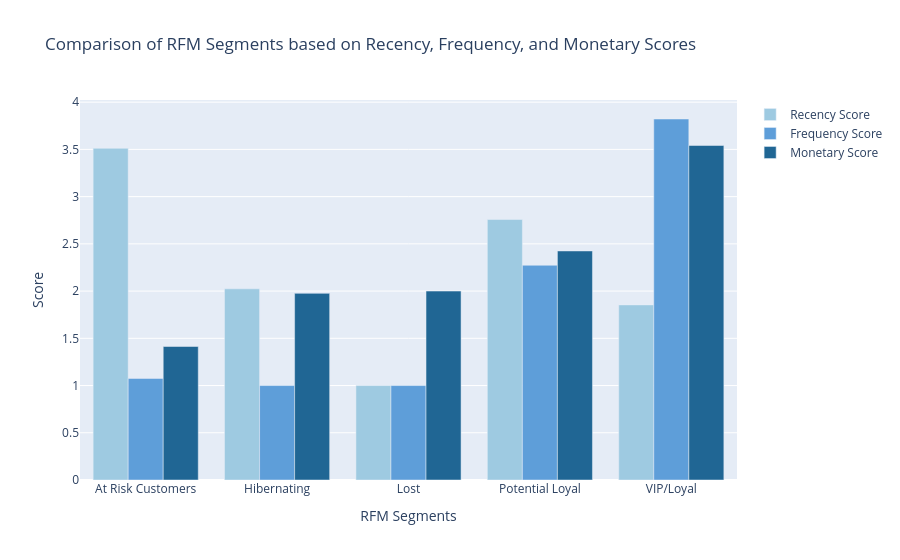

The notebook cell saved with this chart:
### Code cell
# Group by RFM segments and calculate mean scores
segment_scores = rfm_data.groupby('RFM_Customer_Segment')[['R', 'F', 'M']].mean().reset_index()

# Create figure
fig = go.Figure()

# Add bars for Recency score
fig.add_trace(go.Bar(
    x=segment_scores['RFM_Customer_Segment'],
    y=segment_scores['R'],
    name='Recency Score',
    marker_color='rgb(158,202,225)'
))

# Add bars for Frequency score
fig.add_trace(go.Bar(
    x=segment_scores['RFM_Customer_Segment'],
    y=segment_scores['F'],
    name='Frequency Score',
    marker_color='rgb(94,158,217)'
))

# Add bars for Monetary score
fig.add_trace(go.Bar(
    x=segment_scores['RFM_Customer_Segment'],
    y=segment_scores['M'],
    name='Monetary Score',
    marker_color='rgb(32,102,148)'
))

# Update layout
fig.update_layout(
    title='Comparison of RFM Segments based on Recency, Frequency, and Monetary Scores',
    xaxis_title='RFM Segments',
    yaxis_title='Score',
    barmode='group',
    showlegend=True
)


fig.write_image('../outputs/figures/rfm_segment_score_comparison.png')
# Display the figure
fig.show()

### Figure 1 — Plotly figure (JSON) as saved in the notebook; plotly's stock layout.template omitted (floating-point values rounded to 4 significant figures)
{"data": [{"marker": {"color": "rgb(158,202,225)"}, "name": "Recency Score", "type": "bar", "x": ["At Risk Customers", "Hibernating", "Lost", "Potential Loyal", "VIP/Loyal"], "y": [3.512, 2.024, 1.0, 2.758, 1.854]}, {"marker": {"color": "rgb(94,158,217)"}, "name": "Frequency Score", "type": "bar", "x": ["At Risk Customers", "Hibernating", "Lost", "Potential Loyal", "VIP/Loyal"], "y": [1.075, 1.0, 1.0, 2.273, 3.822]}, {"marker": {"color": "rgb(32,102,148)"}, "name": "Monetary Score", "type": "bar", "x": ["At Risk Customers", "Hibernating", "Lost", "Potential Loyal", "VIP/Loyal"], "y": [1.413, 1.976, 2.0, 2.425, 3.541]}], "layout": {"barmode": "group", "showlegend": true, "title": {"text": "Comparison of RFM Segments based on Recency, Frequency, and Monetary Scores"}, "xaxis": {"title": {"text": "RFM Segments"}}, "yaxis": {"title": {"text": "Score"}}}}
